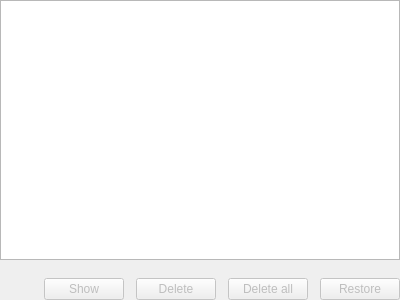
<?xml version="1.0" encoding="UTF-8"?>
<ui version="4.0">
 <class>EditEntryWidgetHistory</class>
 <widget class="QWidget" name="EditEntryWidgetHistory">
  <property name="geometry">
   <rect>
    <x>0</x>
    <y>0</y>
    <width>400</width>
    <height>300</height>
   </rect>
  </property>
  <layout class="QVBoxLayout" name="verticalLayout">
   <property name="leftMargin">
    <number>0</number>
   </property>
   <property name="topMargin">
    <number>0</number>
   </property>
   <property name="rightMargin">
    <number>0</number>
   </property>
   <property name="bottomMargin">
    <number>0</number>
   </property>
   <item>
    <widget class="QTreeView" name="historyView">
     <property name="accessibleName">
      <string>Entry history selection</string>
     </property>
     <property name="alternatingRowColors">
      <bool>true</bool>
     </property>
     <property name="sortingEnabled">
      <bool>true</bool>
     </property>
     <attribute name="headerDefaultSectionSize">
      <number>160</number>
     </attribute>
    </widget>
   </item>
   <item>
    <layout class="QHBoxLayout" name="horizontalLayout">
     <property name="spacing">
      <number>12</number>
     </property>
     <property name="topMargin">
      <number>12</number>
     </property>
     <item>
      <spacer name="historyActionsSpacer">
       <property name="orientation">
        <enum>Qt::Horizontal</enum>
       </property>
       <property name="sizeHint" stdset="0">
        <size>
         <width>40</width>
         <height>20</height>
        </size>
       </property>
      </spacer>
     </item>
     <item>
      <widget class="Material::OutlinedButton" name="showButton">
       <property name="symbol">
        <string notr="true">visibility</string>
       </property>
       <property name="enabled">
        <bool>false</bool>
       </property>
       <property name="toolTip">
        <string>Show entry at selected history state</string>
       </property>
       <property name="accessibleName">
        <string>Show entry at selected history state</string>
       </property>
       <property name="text">
        <string>Show</string>
       </property>
      </widget>
     </item>
     <item>
      <widget class="Material::TonalButton" name="deleteButton">
       <property name="symbol">
        <string notr="true">delete</string>
       </property>
       <property name="enabled">
        <bool>false</bool>
       </property>
       <property name="toolTip">
        <string>Delete selected history state</string>
       </property>
       <property name="accessibleName">
        <string>Delete selected history state</string>
       </property>
       <property name="text">
        <string>Delete</string>
       </property>
      </widget>
     </item>
     <item>
      <widget class="Material::TonalButton" name="deleteAllButton">
       <property name="symbol">
        <string notr="true">delete</string>
       </property>
       <property name="enabled">
        <bool>false</bool>
       </property>
       <property name="toolTip">
        <string>Delete all history</string>
       </property>
       <property name="accessibleName">
        <string>Delete all history</string>
       </property>
       <property name="text">
        <string>Delete all</string>
       </property>
      </widget>
     </item>
     <item>
      <widget class="Material::FilledButton" name="restoreButton">
       <property name="symbol">
        <string notr="true">restore</string>
       </property>
       <property name="enabled">
        <bool>false</bool>
       </property>
       <property name="toolTip">
        <string>Restore entry to selected history state</string>
       </property>
       <property name="accessibleName">
        <string>Restore entry to selected history state</string>
       </property>
       <property name="text">
        <string>Restore</string>
       </property>
      </widget>
     </item>
    </layout>
   </item>
  </layout>
 </widget>
 <tabstops>
  <tabstop>historyView</tabstop>
  <tabstop>showButton</tabstop>
  <tabstop>restoreButton</tabstop>
  <tabstop>deleteButton</tabstop>
  <tabstop>deleteAllButton</tabstop>
 </tabstops>
 <customwidgets>
  <customwidget>
   <class>Material::FilledButton</class>
   <extends>QPushButton</extends>
   <header>gui/material/MaterialButtons.h</header>
  </customwidget>
  <customwidget>
   <class>Material::OutlinedButton</class>
   <extends>QPushButton</extends>
   <header>gui/material/MaterialButtons.h</header>
  </customwidget>
  <customwidget>
   <class>Material::TonalButton</class>
   <extends>QPushButton</extends>
   <header>gui/material/MaterialButtons.h</header>
  </customwidget>
 </customwidgets>
 <resources/>
 <connections/>
</ui>
